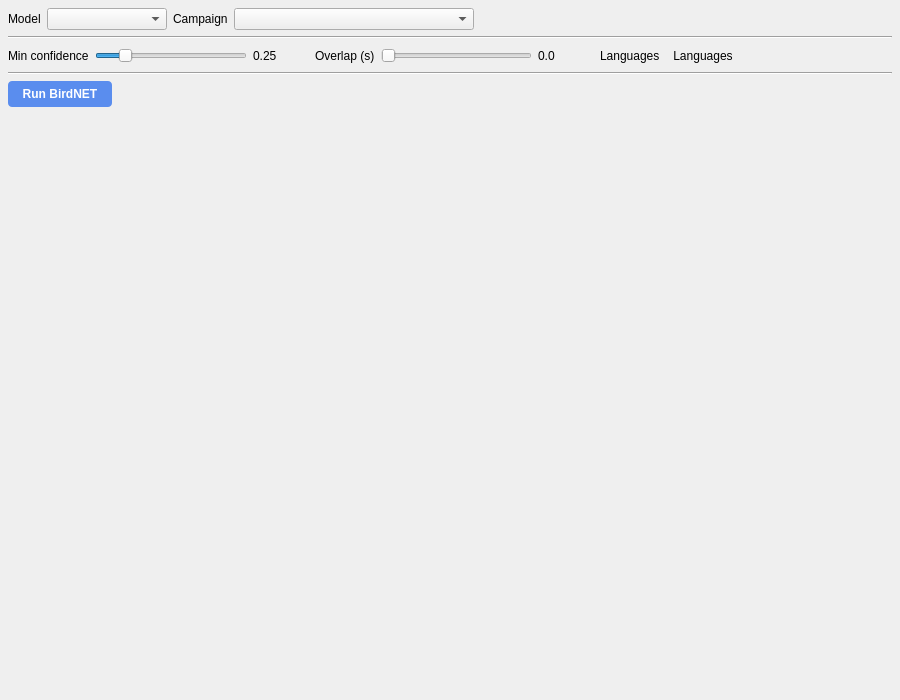
<?xml version="1.0" encoding="UTF-8"?>
<ui version="4.0">
 <class>BirdNetPanel</class>
 <widget class="QWidget" name="BirdNetPanel">
  <property name="geometry">
   <rect>
    <x>0</x>
    <y>0</y>
    <width>900</width>
    <height>700</height>
   </rect>
  </property>
  <layout class="QVBoxLayout" name="root_layout">
   <property name="leftMargin">
    <number>8</number>
   </property>
   <property name="topMargin">
    <number>8</number>
   </property>
   <property name="rightMargin">
    <number>8</number>
   </property>
   <property name="bottomMargin">
    <number>8</number>
   </property>
   <item>
    <layout class="QHBoxLayout" name="campaign_row">
     <item>
      <widget class="QLabel" name="model_label">
       <property name="text">
        <string>Model</string>
       </property>
      </widget>
     </item>
     <item>
      <widget class="QComboBox" name="model_combo">
       <property name="minimumSize">
        <size>
         <width>120</width>
         <height>0</height>
        </size>
       </property>
      </widget>
     </item>
     <item>
      <widget class="QLabel" name="campaign_label">
       <property name="text">
        <string>Campaign</string>
       </property>
      </widget>
     </item>
     <item>
      <widget class="QComboBox" name="campaign_combo">
       <property name="minimumSize">
        <size>
         <width>240</width>
         <height>0</height>
        </size>
       </property>
      </widget>
     </item>
     <item>
      <widget class="QLabel" name="filter_info_label">
       <property name="styleSheet">
        <string>color: gray;</string>
       </property>
       <property name="text">
        <string/>
       </property>
      </widget>
     </item>
     <item>
      <spacer name="campaign_spacer">
       <property name="orientation">
        <enum>Qt::Orientation::Horizontal</enum>
       </property>
       <property name="sizeHint" stdset="0">
        <size>
         <width>40</width>
         <height>20</height>
        </size>
       </property>
      </spacer>
     </item>
    </layout>
   </item>
   <item>
    <widget class="QFrame" name="separator_1">
     <property name="frameShape">
      <enum>QFrame::Shape::HLine</enum>
     </property>
     <property name="frameShadow">
      <enum>QFrame::Shadow::Sunken</enum>
     </property>
    </widget>
   </item>
   <item>
    <layout class="QHBoxLayout" name="horizontalLayout">
     <item>
      <widget class="QLabel" name="min_conf_label">
       <property name="text">
        <string>Min confidence</string>
       </property>
      </widget>
     </item>
     <item>
      <widget class="QSlider" name="min_conf_slider">
       <property name="minimum">
        <number>10</number>
       </property>
       <property name="maximum">
        <number>100</number>
       </property>
       <property name="value">
        <number>25</number>
       </property>
       <property name="orientation">
        <enum>Qt::Orientation::Horizontal</enum>
       </property>
      </widget>
     </item>
     <item>
      <widget class="QLabel" name="min_conf_value">
       <property name="minimumSize">
        <size>
         <width>36</width>
         <height>0</height>
        </size>
       </property>
       <property name="text">
        <string>0.25</string>
       </property>
      </widget>
     </item>
     <item>
      <spacer name="min_conf_hspacer">
       <property name="orientation">
        <enum>Qt::Orientation::Horizontal</enum>
       </property>
       <property name="sizeType">
        <enum>QSizePolicy::Policy::Minimum</enum>
       </property>
       <property name="sizeHint" stdset="0">
        <size>
         <width>20</width>
         <height>20</height>
        </size>
       </property>
      </spacer>
     </item>
     <item>
      <widget class="QLabel" name="overlap_label">
       <property name="text">
        <string>Overlap (s)</string>
       </property>
      </widget>
     </item>
     <item>
      <widget class="QSlider" name="overlap_slider">
       <property name="minimum">
        <number>0</number>
       </property>
       <property name="maximum">
        <number>29</number>
       </property>
       <property name="value">
        <number>0</number>
       </property>
       <property name="orientation">
        <enum>Qt::Orientation::Horizontal</enum>
       </property>
      </widget>
     </item>
     <item>
      <widget class="QLabel" name="overlap_value">
       <property name="minimumSize">
        <size>
         <width>36</width>
         <height>0</height>
        </size>
       </property>
       <property name="text">
        <string>0.0</string>
       </property>
      </widget>
     </item>
     <item>
      <spacer name="overlap_hspacer">
       <property name="orientation">
        <enum>Qt::Orientation::Horizontal</enum>
       </property>
       <property name="sizeType">
        <enum>QSizePolicy::Policy::Minimum</enum>
       </property>
       <property name="sizeHint" stdset="0">
        <size>
         <width>20</width>
         <height>20</height>
        </size>
       </property>
      </spacer>
     </item>
     <item>
      <widget class="QLabel" name="languages_label">
       <property name="text">
        <string>Languages</string>
       </property>
      </widget>
     </item>
     <item>
      <widget class="QToolButton" name="locales_button">
       <property name="text">
        <string>Languages</string>
       </property>
       <property name="popupMode">
        <enum>QToolButton::ToolButtonPopupMode::InstantPopup</enum>
       </property>
       <property name="toolButtonStyle">
        <enum>Qt::ToolButtonStyle::ToolButtonTextOnly</enum>
       </property>
       <property name="autoRaise">
        <bool>true</bool>
       </property>
      </widget>
     </item>
     <item>
      <spacer name="horizontalSpacer">
       <property name="orientation">
        <enum>Qt::Orientation::Horizontal</enum>
       </property>
       <property name="sizeHint" stdset="0">
        <size>
         <width>0</width>
         <height>20</height>
        </size>
       </property>
      </spacer>
     </item>
    </layout>
   </item>
   <item>
    <widget class="QFrame" name="separator_2">
     <property name="frameShape">
      <enum>QFrame::Shape::HLine</enum>
     </property>
     <property name="frameShadow">
      <enum>QFrame::Shadow::Sunken</enum>
     </property>
    </widget>
   </item>
   <item>
    <layout class="QHBoxLayout" name="run_row">
     <item>
      <widget class="QPushButton" name="run_button">
       <property name="styleSheet">
        <string notr="true">QPushButton {
  background-color: #5a8dee;
  color: white;
  border: none;
  border-radius: 4px;
  padding: 6px 14px;
  font-weight: 600;
}
QPushButton:hover { background-color: #4a7dd0; }
QPushButton:pressed { background-color: #3d6cb8; }
QPushButton:checked { background-color: #e53935; }
QPushButton:checked:hover { background-color: #d32f2f; }
QPushButton:checked:pressed { background-color: #c62828; }
QPushButton:disabled { background-color: #c0c0c0; color: #f5f5f5; }</string>
       </property>
       <property name="text">
        <string>Run BirdNET</string>
       </property>
       <property name="checkable">
        <bool>true</bool>
       </property>
      </widget>
     </item>
     <item>
      <spacer name="run_spacer">
       <property name="orientation">
        <enum>Qt::Orientation::Horizontal</enum>
       </property>
       <property name="sizeHint" stdset="0">
        <size>
         <width>40</width>
         <height>20</height>
        </size>
       </property>
      </spacer>
     </item>
    </layout>
   </item>
   <item>
    <widget class="QStackedWidget" name="status_stack">
     <property name="currentIndex">
      <number>0</number>
     </property>
     <widget class="QWidget" name="page_idle"/>
     <widget class="QWidget" name="page_progress">
      <layout class="QVBoxLayout" name="progress_layout">
       <item>
        <layout class="QHBoxLayout" name="progress_labels_row">
         <item>
          <widget class="QLabel" name="progress_label">
           <property name="text">
            <string>Starting…</string>
           </property>
          </widget>
         </item>
        </layout>
       </item>
       <item>
        <widget class="QProgressBar" name="progress_bar">
         <property name="minimum">
          <number>0</number>
         </property>
         <property name="maximum">
          <number>100</number>
         </property>
         <property name="value">
          <number>0</number>
         </property>
         <property name="textVisible">
          <bool>false</bool>
         </property>
        </widget>
       </item>
      </layout>
     </widget>
     <widget class="QWidget" name="page_results">
      <layout class="QVBoxLayout" name="results_layout">
       <item>
        <widget class="QLabel" name="summary_label">
         <property name="text">
          <string/>
         </property>
         <property name="wordWrap">
          <bool>true</bool>
         </property>
        </widget>
       </item>
       <item>
        <widget class="QTreeView" name="results_tree">
         <property name="alternatingRowColors">
          <bool>true</bool>
         </property>
         <property name="selectionMode">
          <enum>QAbstractItemView::SelectionMode::SingleSelection</enum>
         </property>
         <property name="selectionBehavior">
          <enum>QAbstractItemView::SelectionBehavior::SelectRows</enum>
         </property>
         <property name="rootIsDecorated">
          <bool>true</bool>
         </property>
         <property name="allColumnsShowFocus">
          <bool>true</bool>
         </property>
        </widget>
       </item>
      </layout>
     </widget>
    </widget>
   </item>
  </layout>
 </widget>
 <resources/>
 <connections/>
</ui>
